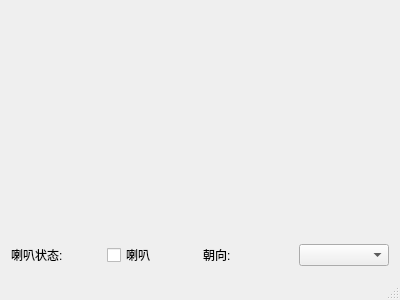
<?xml version="1.0" encoding="UTF-8"?>
<ui version="4.0">
 <class>MainWindow</class>
 <widget class="QMainWindow" name="MainWindow">
  <property name="geometry">
   <rect>
    <x>0</x>
    <y>0</y>
    <width>400</width>
    <height>300</height>
   </rect>
  </property>
  <property name="windowTitle">
   <string>MainWindow</string>
  </property>
  <widget class="QWidget" name="centralWidget">
   <layout class="QGridLayout" name="gridLayout_2">
    <item row="0" column="0">
     <layout class="QVBoxLayout" name="verticalLayout">
      <item>
       <widget class="QCustomHorn" name="widget" native="true"/>
      </item>
      <item>
       <layout class="QGridLayout" name="gridLayout">
        <item row="0" column="0">
         <widget class="QLabel" name="label">
          <property name="text">
           <string>喇叭状态:</string>
          </property>
         </widget>
        </item>
        <item row="0" column="1">
         <widget class="QCheckBox" name="cbx_horn_state">
          <property name="text">
           <string>喇叭</string>
          </property>
         </widget>
        </item>
        <item row="0" column="2">
         <widget class="QLabel" name="label_2">
          <property name="text">
           <string>朝向:</string>
          </property>
         </widget>
        </item>
        <item row="0" column="3">
         <widget class="QComboBox" name="cbx_direction"/>
        </item>
       </layout>
      </item>
     </layout>
    </item>
   </layout>
  </widget>
  <widget class="QStatusBar" name="statusBar"/>
 </widget>
 <layoutdefault spacing="6" margin="11"/>
 <customwidgets>
  <customwidget>
   <class>QCustomHorn</class>
   <extends>QWidget</extends>
   <header>qcustomhorn.h</header>
   <container>1</container>
  </customwidget>
 </customwidgets>
 <resources/>
 <connections/>
</ui>
